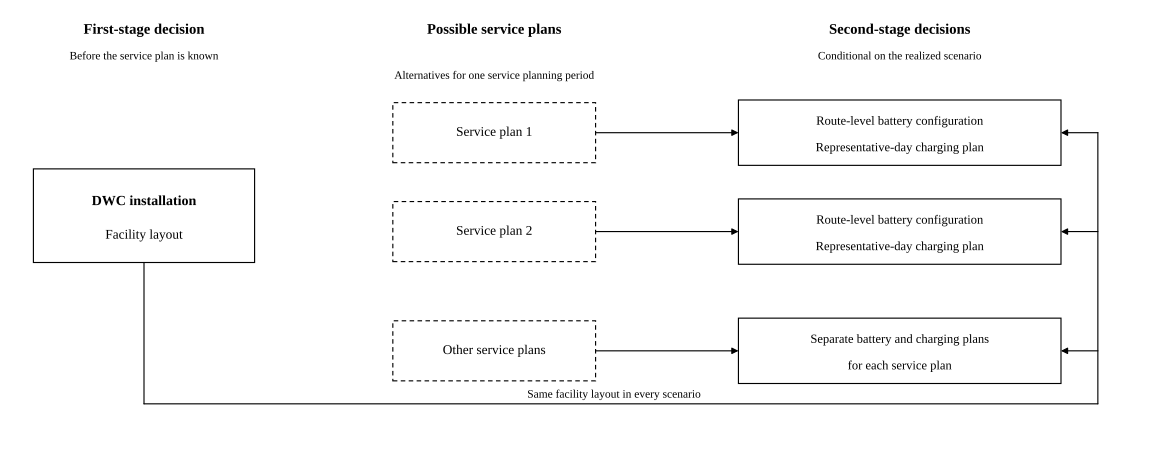

Recreate this plot in Python.
import matplotlib.pyplot as plt
from matplotlib.patches import Rectangle, FancyArrowPatch
from pathlib import Path

plt.rcParams.update({
    "font.family": "Times New Roman",
    "mathtext.fontset": "custom",
    "mathtext.rm": "Times New Roman",
    "mathtext.it": "Times New Roman:italic",
    "mathtext.bf": "Times New Roman:bold",
    "mathtext.cal": "cmsy10",
    "mathtext.fallback": "stix",
    "svg.fonttype": "none",
    "pdf.fonttype": 42,
})
fig, ax = plt.subplots(figsize=(12, 4.7))
ax.set_xlim(0, 12)
ax.set_ylim(0, 4.7)
ax.axis("off")

def box(x, y, width, height, dashed=False):
    ax.add_patch(Rectangle((x, y), width, height, facecolor="white", edgecolor="black", linewidth=0.85, linestyle=(0, (4, 3)) if dashed else "solid"))

def line(points, arrow=False):
    for start, end in zip(points, points[1:]):
        ax.add_patch(FancyArrowPatch(start, end, arrowstyle="-|>" if arrow and end == points[-1] else "-", mutation_scale=10, color="black", linewidth=0.85, shrinkA=0, shrinkB=0))

ax.text(1.25, 4.42, "First-stage decision", ha="center", fontsize=11, fontweight="bold")
ax.text(5.05, 4.42, "Possible service plans", ha="center", fontsize=11, fontweight="bold")
ax.text(9.45, 4.42, "Second-stage decisions", ha="center", fontsize=11, fontweight="bold")
ax.text(1.25, 4.13, "Before the service plan is known", ha="center", fontsize=8.5)
ax.text(9.45, 4.13, "Conditional on the realized scenario", ha="center", fontsize=8.5)

box(0.05, 1.83, 2.40, 1.06)
ax.text(1.25, 2.48, "DWC installation", ha="center", fontsize=10.5, fontweight="bold")
ax.text(1.25, 2.10, "Facility layout", ha="center", fontsize=10)

ys = [3.30, 2.18, 0.83]
labels = ["Service plan 1", "Service plan 2", "Other service plans"]
for y, label in zip(ys, labels):
    box(3.95, y - .34, 2.20, .68, dashed=True)
    ax.text(5.05, y, label, ha="center", va="center", fontsize=10)
    box(7.70, y - .37, 3.50, .74)
    first = "Separate battery and charging plans" if label == "Other service plans" else "Route-level battery configuration"
    second = "for each service plan" if label == "Other service plans" else "Representative-day charging plan"
    ax.text(9.45, y + .09, first, ha="center", fontsize=9.4)
    ax.text(9.45, y - .21, second, ha="center", fontsize=9.4)
    line([(6.15, y), (7.70, y)], arrow=True)

line([(1.25, 1.83), (1.25, 0.23), (11.60, 0.23), (11.60, 3.30)])
for y in ys:
    line([(11.60, y), (11.20, y)], arrow=True)
ax.text(6.35, .30, "Same facility layout in every scenario", ha="center", fontsize=8.6, bbox={"facecolor":"white", "edgecolor":"none", "pad":1})
ax.text(5.05, 3.91, "Alternatives for one service planning period", ha="center", fontsize=8.5)
fig.subplots_adjust(left=.025, right=.985, top=.98, bottom=.06)
out = Path(__file__).with_suffix("")
fig.savefig(out.with_suffix(".svg"), facecolor="white")
fig.savefig(out.with_suffix(".pdf"), facecolor="white")
